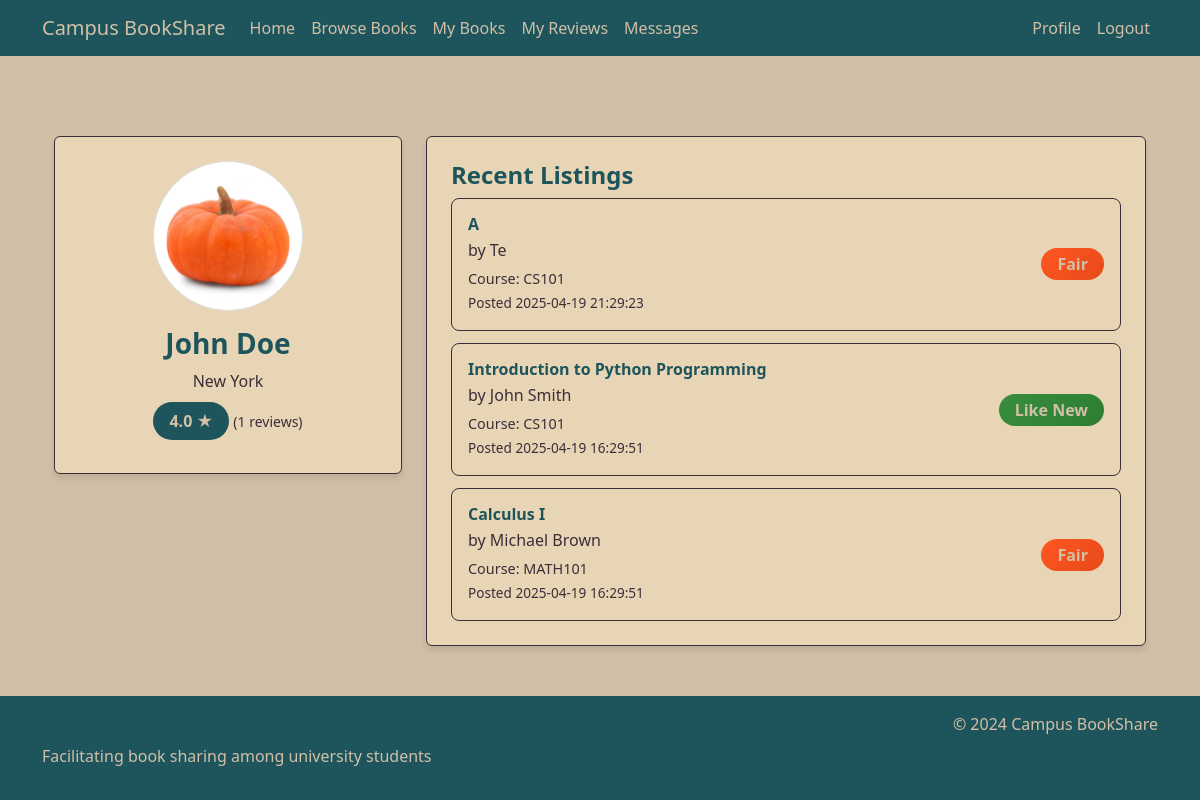
/view_profile/1 (signed in), run on an earlier commit of the app's database.
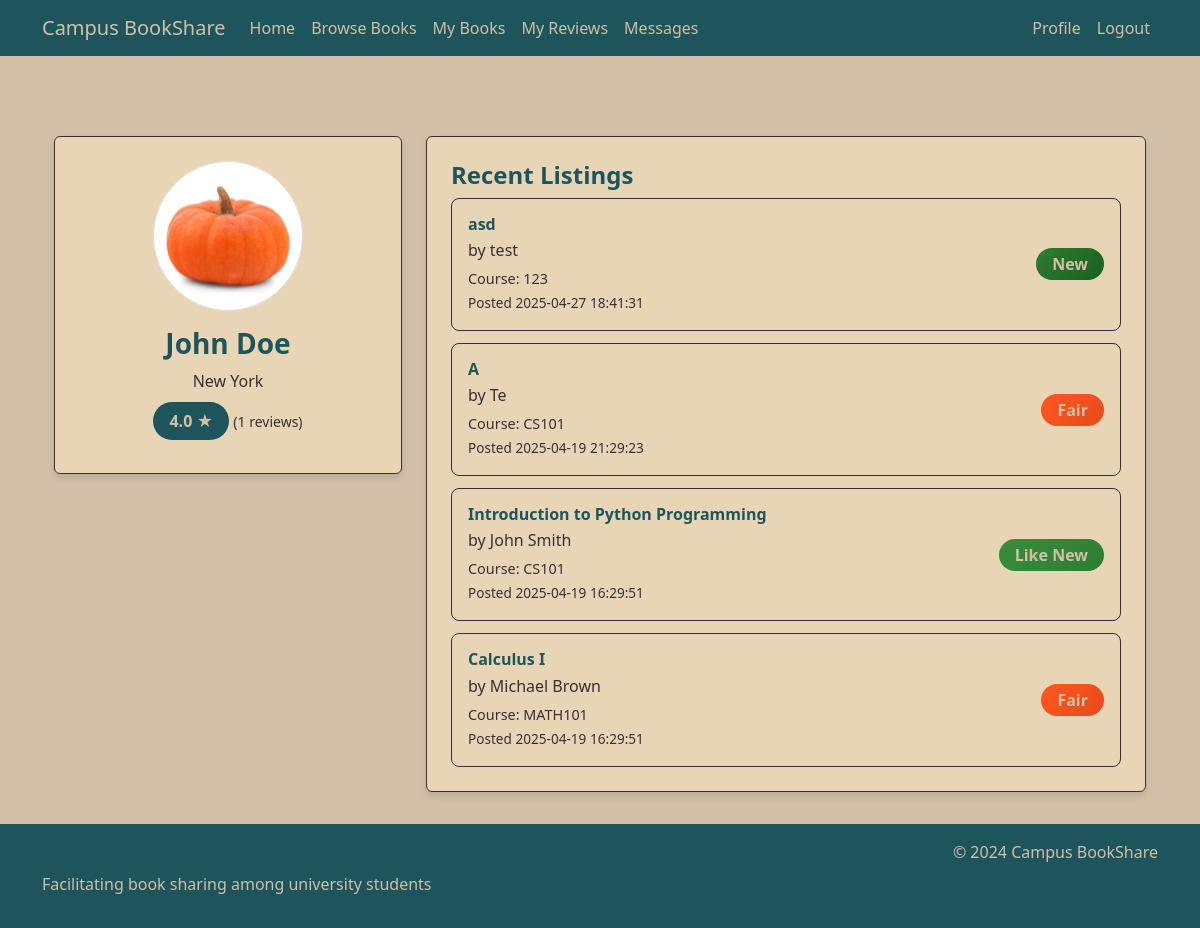
And on a later commit of the database.
### tables this page shows
CREATE TABLE Books (
        book_id INTEGER PRIMARY KEY AUTOINCREMENT,
        user_id INTEGER,
        title TEXT NOT NULL,
        author TEXT,
        ISBN TEXT,
        subject TEXT,
        course_code TEXT,
        condition TEXT,
        availability TEXT NOT NULL,
        date_posted TEXT NOT NULL,
        FOREIGN KEY (user_id) REFERENCES Users(user_id)
    );

### app.py (the view)
@app.route('/view_profile/<int:user_id>')
@login_required
def view_profile(user_id):
    try:
        user = get_db_connection().execute(
            'SELECT * FROM Users WHERE user_id = ?',
            (user_id,)
        ).fetchone()
        if not user:
            flash('User not found.', 'danger')
            return redirect(url_for('home'))
        recent_listings = get_db_connection().execute(
            '''
            SELECT b.*
            FROM Books b
            WHERE b.user_id = ?
            ORDER BY b.date_posted DESC
            LIMIT 5
            ''',
            (user_id,)
        ).fetchall()
        rating_result = get_db_connection().execute(
            '''
            SELECT AVG(rating) as avg_rating, COUNT(*) as review_count
            FROM Reviews
            WHERE user_id = ?
            ''',
            (user_id,)
        ).fetchone()
        avg_rating = rating_result['avg_rating'] if rating_result['avg_rating'] else 0
        review_count = rating_result['review_count'] if rating_result['review_count'] else 0
        return render_template('view_profile.html',
                             user=user,
                             recent_listings=recent_listings,
                             avg_rating=avg_rating,
                             review_count=review_count)
    except Exception as e:
        flash('An error occurred while loading the profile.', 'danger')
        return redirect(url_for('home'))

### app.py (called while the page is built)
def get_db_connection():
    conn = sqlite3.connect('database.db')
    conn.row_factory = sqlite3.Row
    return conn

def login_required(f):
    @wraps(f)
    def decorated_function(*args, **kwargs):
        if 'user_id' not in session:
            flash('Please log in to access this page.', 'warning')
            return redirect(url_for('login'))
        return f(*args, **kwargs) # Returns original function if logged in
    return decorated_function

### templates/view_profile.html (shortened to what this page needs)
{% extends "base.html" %}
{% block content %}
<div class="container profile-view-container">
    <div class="row">
        <div class="col-md-4">
            <div class="card profile-view-card">
                <div class="card-body text-center">
                    <div class="mb-3">
                        {% if user.profile_image %}
                        <img src="{{ user.profile_image }}"
                            class="rounded-circle border profile-image"
                            alt="Profile picture">
                        {% else %}
                        <div class="default-avatar rounded-circle border d-flex align-items-center justify-content-center mx-auto">
                            <span>{{ user.name[0]|upper }}</span>
                        </div>
                        {% endif %}
                    </div>
                    <h3 class="card-title">{{ user.name }}</h3>
                    <p class="text-muted">{{ user.location }}</p>
                    <div class="mb-3">
                        <span class="profile-rating">{{ "%.1f"|format(avg_rating) }} ★</span>
                        <small class="text-muted">({{ review_count }} reviews)</small>
                    </div>
                </div>
            </div>
        </div>
        <div class="col-md-8">
            <div class="card profile-view-card">
                <div class="card-body">
                    <h4 class="card-title">Recent Listings</h4>
                    {% if recent_listings %}
                    <div class="list-group profile-recent-listings">
                        {% for book in recent_listings %}
                        <div class="list-group-item">
                            <div class="d-flex justify-content-between align-items-center">
                                <div>
                                    <h6 class="book-title">{{ book.title }}</h6>
                                    <p class="book-subtitle mb-1">by {{ book.author }}</p>
                                    <small class="book-meta">Course: {{ book.course_code }}</small><br>
                                    <small class="book-date">Posted {{ book.date_posted }}</small>
                                </div>
                                <span class="badge badge-reviews" data-condition="{{ book.condition }}">{{ book.condition }}</span>
                            </div>
                        </div>
                        {% endfor %}
                    </div>
                    {% else %}
                    <p class="text-muted">No listings found.</p>
                    {% endif %}
                </div>
            </div>
        </div>
    </div>
</div>
{% endblock %}

What changed in the data, as far as the page shows it:
added Books: title "asd", author "test", course_code "123", date_posted "2025-04-27 18:41:31", condition "New"
